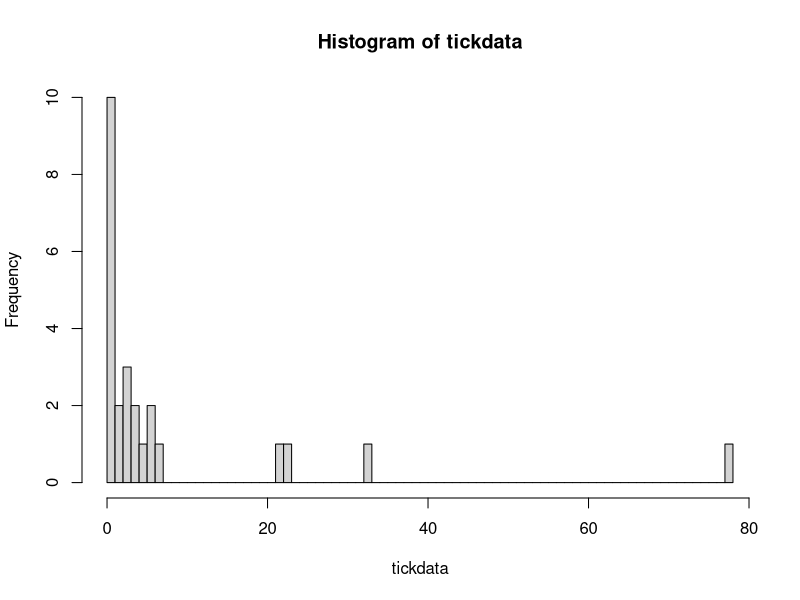
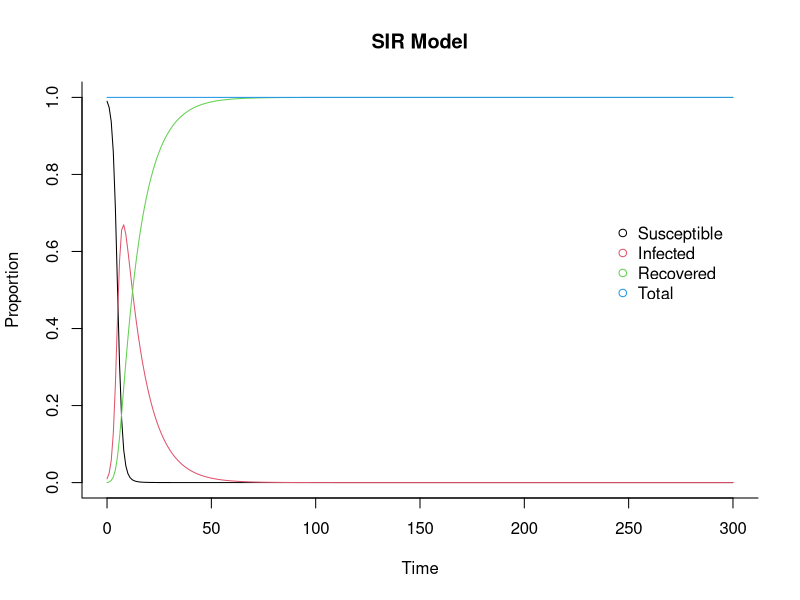

The R source for these figures, in order:
## ---- chunk 1
#data: number of ticks found on dogs sampled from a shelter
tickdata <- c(0,0,0,0,1,0,6,0,3,3,5,22,0,0,3,33,4,2,1,23,7,2,4,6,78)
hist (tickdata, breaks = 90)
## ---- chunk 2
library(deSolve)
## Create an SIR function
sir <- function(time, y, parameters) {   #time, state , parameters
  
  with(as.list(c(y, parameters)), {
    
    dS <- -beta * S * I
    dI <-  beta * S * I - gamma * I
    dR <-                 gamma * I
    dN <- dS + dI + dR
    
    return(list(c(dS, dI, dR, dN)))
  })
}

### Set parameters
## Proportion in each compartment: Susceptible 0.999999, Infected 0.000001, Recovered 0
#init       <- c(S = 1-1e-6, I = 1e-6, R = 0.0)
init <- c(S = 0.99, I = 0.01, R = 0, N = 1)
## beta: infection parameter; gamma: recovery parameter
#parameters <- c(beta = 1.4247, gamma = 0.14286)b=.0952381 g = 0.04761905
parameters <- c(beta = 1, gamma = 0.1) #gamma=0.1
## Time frame
times      <- seq(0, 300, by = 1)

## Solve using ode (General Solver for Ordinary Differential Equations)
out <- ode(y = init, times = times, func = sir, parms = parameters)
## change to data frame
out <- as.data.frame(out)
## Delete time variable
out$time <- NULL
## Show data
head(out, 10)

## Plot
matplot(x = times, y = out, type = "l",
        xlab = "Time", ylab = "Proportion", main = "SIR Model",
        lwd = 1, lty = 1, bty = "l", col = 1:4)

## Add legend
legend(240, 0.7, c("Susceptible", "Infected", "Recovered", "Total"), pch = 1, col = 1:4, bty = "n")
## ---- chunk 3
